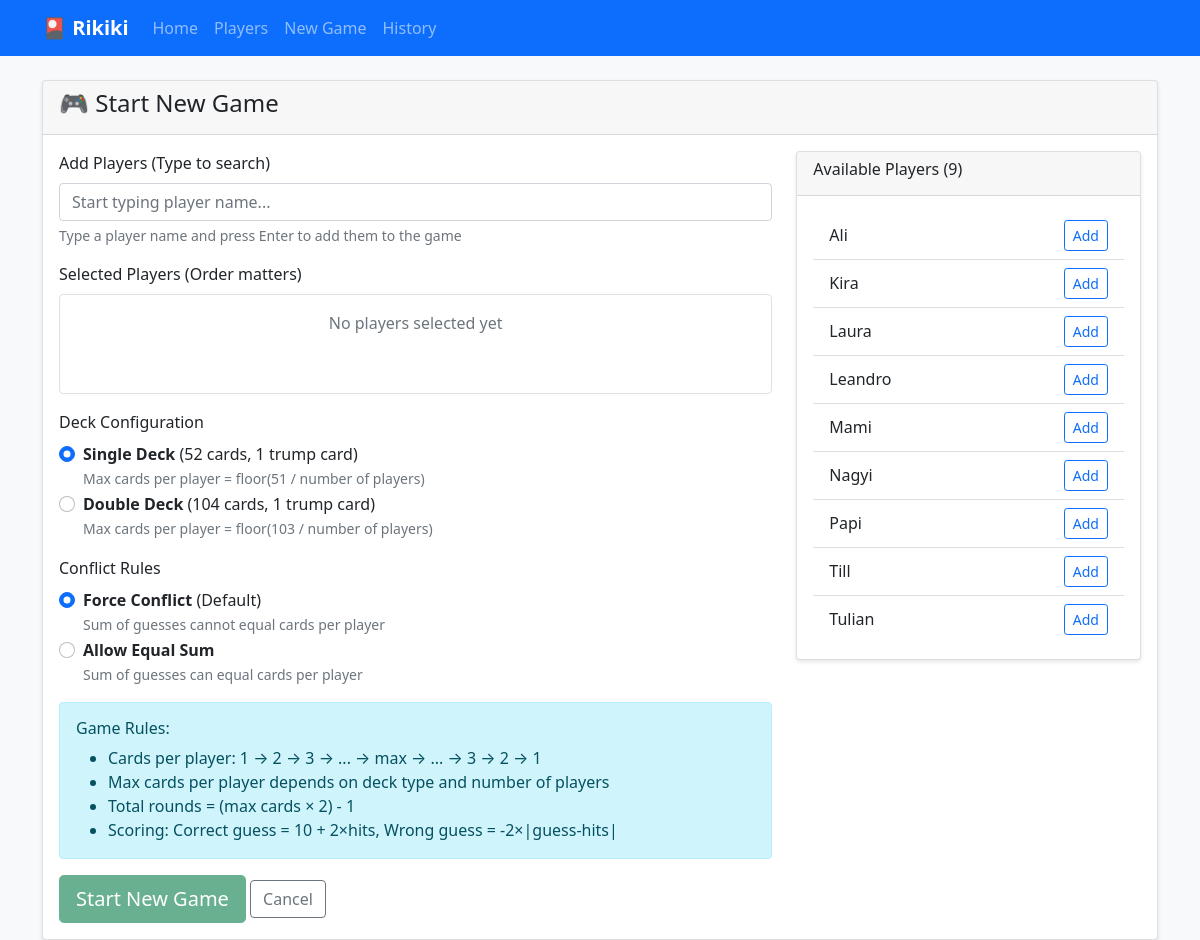
Page /new_game on the committed database.
### app.py (models this page shows, shortened)
class Player(db.Model):
    id = db.Column(db.Integer, primary_key=True)
    nickname = db.Column(db.String(50), unique=True, nullable=False)
    created_at = db.Column(db.DateTime, default=datetime.utcnow)

### app.py (the view, shortened to what this page needs)
@app.route('/new_game', methods=['GET', 'POST'])
def new_game():
    players = Player.query.all()
    return render_template('new_game.html', players=players)

### templates/new_game.html (shortened to what this page needs)
{% extends "base.html" %}
{% block content %}
<div class="row justify-content-center">
    <div class="col-md-12">
        <div class="card">
            <div class="card-header">
                <h4>🎮 Start New Game</h4>
            </div>
            <div class="card-body">
                {% if players|length < 2 %}
                    <div class="alert alert-warning">
                        <h5>Not Enough Players</h5>
                        <p>You need at least 2 players to start a game. Currently you have {{ players|length }} player(s).</p>
                        <a href="{{ url_for('players') }}" class="btn btn-primary">Add Players</a>
                    </div>
                {% else %}
                    <form method="POST" id="newGameForm">
                        <div class="row">
                            <div class="col-md-8">
                                <div class="mb-3">
                                    <label for="playerInput" class="form-label">Add Players (Type to search)</label>
                                    <input type="text" class="form-control" id="playerInput" placeholder="Start typing player name..." autocomplete="off">
                                    <div class="form-text">Type a player name and press Enter to add them to the game</div>
                                </div>
                                <div class="mb-3">
                                    <label class="form-label">Selected Players (Order matters)</label>
                                    <div id="selectedPlayers" class="border rounded p-3 min-height-100">
                                        <p class="text-muted text-center">No players selected yet</p>
                                    </div>
                                </div>
                                <div class="mb-3">
                                    <label class="form-label">Deck Configuration</label>
                                    <div class="form-check">
                                        <input class="form-check-input" type="radio" name="deck_type" id="singleDeck" value="single" checked>
                                        <label class="form-check-label" for="singleDeck">
                                            <strong>Single Deck</strong> (52 cards, 1 trump card)
                                            <br><small class="text-muted">Max cards per player = floor(51 / number of players)</small>
                                        </label>
                                    </div>
                                    <div class="form-check">
                                        <input class="form-check-input" type="radio" name="deck_type" id="doubleDeck" value="double">
                                        <label class="form-check-label" for="doubleDeck">
                                            <strong>Double Deck</strong> (104 cards, 1 trump card)
                                            <br><small class="text-muted">Max cards per player = floor(103 / number of players)</small>
                                        </label>
                                    </div>
                                </div>
                                <div class="mb-3">
                                    <label class="form-label">Conflict Rules</label>
                                    <div class="form-check">
                                        <input class="form-check-input" type="radio" name="force_conflict" id="forceConflictYes" value="yes" checked>
                                        <label class="form-check-label" for="forceConflictYes">
                                            <strong>Force Conflict</strong> (Default)
                                            <br><small class="text-muted">Sum of guesses cannot equal cards per player</small>
                                        </label>
                                    </div>
                                    <div class="form-check">
                                        <input class="form-check-input" type="radio" name="force_conflict" id="forceConflictNo" value="no">
                                        <label class="form-check-label" for="forceConflictNo">
                                            <strong>Allow Equal Sum</strong>
                                            <br><small class="text-muted">Sum of guesses can equal cards per player</small>
                                        </label>
                                    </div>
                                </div>
                                <div class="alert alert-info">
                                    <h6>Game Rules:</h6>
                                    <ul class="mb-0">
                                        <li>Cards per player: 1 → 2 → 3 → ... → max → ... → 3 → 2 → 1</li>
                                        <li>Max cards per player depends on deck type and number of players</li>
                                        <li>Total rounds = (max cards × 2) - 1</li>
                                        <li>Scoring: Correct guess = 10 + 2×hits, Wrong guess = -2×|guess-hits|</li>
                                    </ul>
                                </div>
                                <button type="submit" class="btn btn-success btn-lg" id="startGameBtn" disabled>Start New Game</button>
                                <a href="{{ url_for('index') }}" class="btn btn-outline-secondary">Cancel</a>
                            </div>
                            <div class="col-md-4">
                                <div class="card">
                                    <div class="card-header">
                                        <h6>Available Players ({{ players|length }})</h6>
                                    </div>
                                    <div class="card-body">
                                        <div class="list-group list-group-flush">
                                            {% for player in players|sort(attribute='nickname') %}
                                                <div class="list-group-item d-flex justify-content-between align-items-center">
                                                    <span>{{ player.nickname }}</span>
                                                    <button type="button" class="btn btn-sm btn-outline-primary add-player-btn"
                                                            data-player-id="{{ player.id }}"
                                                            data-player-name="{{ player.nickname }}">
                                                        Add
                                                    </button>
                                                </div>
                                            {% endfor %}
                                        </div>
                                    </div>
                                </div>
                            </div>
                        </div>
                    </form>
                {% endif %}
            </div>
        </div>
    </div>
</div>
{% endblock %}

### templates/base.html (style rules this page uses)
body { background-color: #f8f9fa; }
.card { box-shadow: 0 2px 4px rgba(0,0,0,0.1); }
.btn-success { background-color: #28a745; border-color: #28a745; }

### templates/new_game.html (style rules this page uses)
.min-height-100 { min-height: 100px; }

### rows in the picture
Player: nickname "Ali"
Player: nickname "Kira"
Player: nickname "Laura"
Player: nickname "Leandro"
Player: nickname "Mami"
Player: nickname "Nagyi"
Player: nickname "Papi"
Player: nickname "Till"
Player: nickname "Tulian"

### other values in the picture
{{ players|length }} "9"
